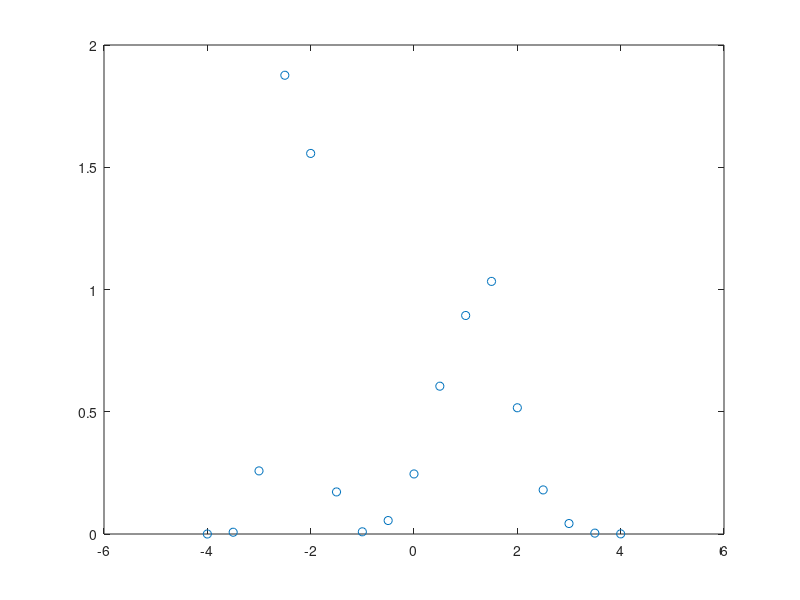

Here is the MATLAB script that generated this plot:
data = [-4.00000 0.00001
-3.50000 0.00726
-3.00000 0.25811
-2.50000 1.87629
-2.00000 1.55654
-1.50000 0.17209
-1.00000 0.00899
-0.50000 0.05511
0.00000 0.24564
0.50000 0.60455
1.00000 0.89370
1.50000 1.03315
2.00000 0.51633
2.50000 0.18032
3.00000 0.04287
3.50000 0.00360
4.00000 0.00045];

x = data(:,1);
y = data(:,2);
n = length(x);

%peak
c(1) = 2;
c(4) = 1;
%variance
c(2) = 2;
c(5) = 1;
%mean
c(3) = -2.5;
c(6) = 1.5;

gs1 =  exp( - c(2) * (x - c(3)).^2);
gs2 =  exp( - c(5) * (x - c(6)).^2);
r = y - ( c(1) * gs1 + c(4) * gs2 );
r_last = zeros(n,1);
k = 0;

% in practice, it may be difficult for residual to be small since the existence of noise 
while(norm(r,2) > 1e-2)
    % residual
    gs1 =  exp( - c(2) * (x - c(3)).^2);
    gs2 =  exp( - c(5) * (x - c(6)).^2);
    r = y - ( c(1) * gs1 + c(4) * gs2 );

    % gradient matrix 
    
    J = zeros(n,6);
    J(:,1) = gs1;
    J(:,2) = -c(1) * (x - c(3)).^2 .* gs1;
    J(:,3) = 2 * c(1) * c(2) * (x-c(3)) .* gs1;
    J(:,4) = gs2;
    J(:,5) = -c(4) * (x - c(6)).^2 .* gs2;
    J(:,6) = 2 * c(4) * c(5) * (x-c(6)) .* gs2;
    
    c = c +   pinv(J) * r;
    k = k+1;
    if(k>10)
        disp('achieve maximum number of iterations')
        break;
    end
    
end

qx = linspace(-5,5,1000);
gs1 =  exp( - c(2) * (qx - c(3)).^2);
gs2 =  exp( - c(5) * (qx - c(6)).^2);
qy =  c(1) * gs1 + c(4) * gs2 ;
plot(qx,qy);
hold on;
scatter(x,y);

